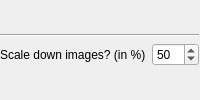
              <widget class="QWidget" name="volume_params" native="true">
               <property name="sizePolicy">
                <sizepolicy hsizetype="Fixed" vsizetype="Preferred">
                 <horstretch>0</horstretch>
                 <verstretch>0</verstretch>
                </sizepolicy>
               </property>
               <property name="mouseTracking">
                <bool>false</bool>
               </property>
               <property name="focusPolicy">
                <enum>Qt::NoFocus</enum>
               </property>
               <property name="contextMenuPolicy">
                <enum>Qt::DefaultContextMenu</enum>
               </property>
               <property name="acceptDrops">
                <bool>false</bool>
               </property>
               <property name="autoFillBackground">
                <bool>false</bool>
               </property>
               <layout class="QGridLayout" name="gridLayout_3">
                <property name="margin">
                 <number>0</number>
                </property>
                <item row="0" column="0">
                 <layout class="QGridLayout" name="volume_layout">
                  <property name="margin">
                   <number>0</number>
                  </property>
                  <item row="1" column="0">
                   <widget class="QLabel" name="label">
                    <property name="sizePolicy">
                     <sizepolicy hsizetype="Fixed" vsizetype="Preferred">
                      <horstretch>0</horstretch>
                      <verstretch>0</verstretch>
                     </sizepolicy>
                    </property>
                    <property name="toolTip">
                     <string notr="true">&lt;html&gt;&lt;head/&gt;&lt;body&gt;&lt;p&gt;Scale down for a faster output.&lt;br/&gt;Total number of slices will be reduced automatically.&lt;/p&gt;&lt;/body&gt;&lt;/html&gt;</string>
                    </property>
                    <property name="text">
                     <string>Scale down images? (in %)</string>
                    </property>
                   </widget>
                  </item>
                  <item row="0" column="0" colspan="2">
                   <widget class="Line" name="line_6">
                    <property name="orientation">
                     <enum>Qt::Horizontal</enum>
                    </property>
                   </widget>
                  </item>
                  <item row="1" column="1">
                   <widget class="QSpinBox" name="percent_box">
                    <property name="sizePolicy">
                     <sizepolicy hsizetype="Fixed" vsizetype="Fixed">
                      <horstretch>0</horstretch>
                      <verstretch>0</verstretch>
                     </sizepolicy>
                    </property>
                    <property name="toolTip">
                     <string notr="true">&lt;html&gt;&lt;head/&gt;&lt;body&gt;&lt;p&gt;Scale down for a faster output.&lt;br/&gt;Total number of slices will be reduced automatically.&lt;/p&gt;&lt;/body&gt;&lt;/html&gt;</string>
                    </property>
                    <property name="minimum">
                     <number>10</number>
                    </property>
                    <property name="maximum">
                     <number>100</number>
                    </property>
                    <property name="singleStep">
                     <number>5</number>
                    </property>
                    <property name="value">
                     <number>50</number>
                    </property>
                   </widget>
                  </item>
                 </layout>
                </item>
               </layout>
              </widget>
